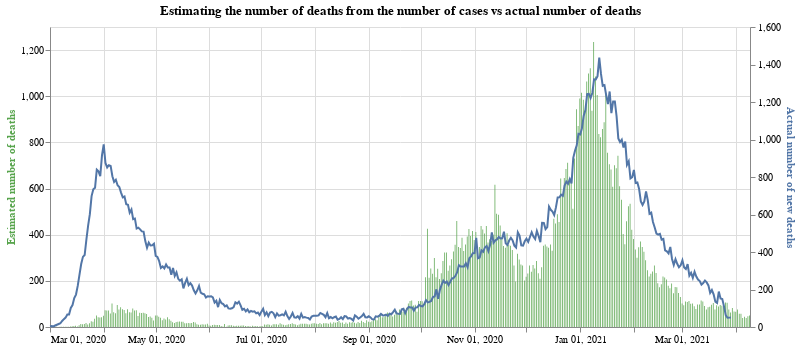

Notebook code cell kept with this figure:
### Code cell
#collapse
base = alt.Chart(full_eng_deaths.query("date >= '2020-03-01'")).encode(x=alt.X("yearmonthdate(date):T", axis=alt.Axis(title=None))).properties(width=700, title='Estimating the number of deaths from the number of cases vs actual number of deaths')

bars = base.mark_bar(color='#57A44C').encode(
    y=alt.Y("estimateDeathsFromCases:Q", axis=alt.Axis(title='Estimated number of deaths', titleColor='#57A44C')),
    tooltip="newCases:Q"
)

line = base.mark_line(stroke='#5276A7').encode(y=alt.Y("laggedNewDeaths:Q", axis=alt.Axis(title='Actual number of new deaths', titleColor='#5276A7')))

alt.layer(bars, line).resolve_scale(y='independent')

### Figure 1 — Vega-Lite specification as saved in the notebook (floating-point values rounded to 4 significant figures; data arrays with more than 128 entries replaced by an {"elided": "..."} marker saying what was removed)
{"config": {"view": {"continuousWidth": 400, "continuousHeight": 300}}, "layer": [{"mark": {"type": "bar", "color": "#57A44C"}, "encoding": {"tooltip": {"type": "quantitative", "field": "newCases"}, "x": {"type": "temporal", "axis": {"title": null}, "field": "date", "timeUnit": "yearmonthdate"}, "y": {"type": "quantitative", "axis": {"title": "Estimated number of deaths", "titleColor": "#57A44C"}, "field": "estimateDeathsFromCases"}}, "title": "Estimating the number of deaths from the number of cases vs actual number of deaths", "width": 700}, {"mark": {"type": "line", "stroke": "#5276A7"}, "encoding": {"x": {"type": "temporal", "axis": {"title": null}, "field": "date", "timeUnit": "yearmonthdate"}, "y": {"type": "quantitative", "axis": {"title": "Actual number of new deaths", "titleColor": "#5276A7"}, "field": "laggedNewDeaths"}}, "title": "Estimating the number of deaths from the number of cases vs actual number of deaths", "width": 700}], "data": {"name": "data-0f791c718811793e79461c4d3f05bf8e"}, "resolve": {"scale": {"y": "independent"}}, "$schema": "https://vega.github.io/schema/vega-lite/v4.8.1.json", "datasets": {"data-0f791c718811793e79461c4d3f05bf8e": {"elided": "404 records"}}}
